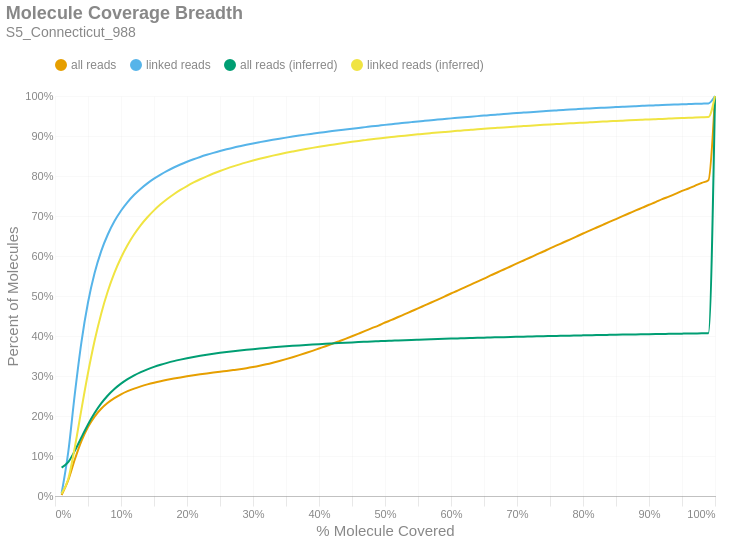

The notebook cell saved with this chart:
### Markdown cell above
### Molecule Read Coverage
This chart shows molecule coverage breadth as computed by the number of bases aligned to that molecule. In other words, "*how much of each unique long molecule is actually sequenced/aligned?*" Keep in mind there is a distinction between sequences and alignments, since some sequences belonging to a particular molecule may not align well and wouldn't appear in the alignment data. This chart also shows molecule coverage breadth as computed by the *inferred fragment* from which the aligned sequences originate. Unlike read coverage, this calculation takes into account the total insert size, including unsequenced gaps between the forward and reverse reads. Like the previous figures, these are cumulative percents.

### Code cell
if SKIPLR:
    print_html(f"Skipped")
else:
    binned_df = consolidated_hist(valids['coverage_bp'], mask, 0.01, True)
    binned_df_inf = consolidated_hist(valids['coverage_inserts'], mask, 0.01, True)
    binned_df = binned_df.with_columns(pl.lit(binned_df_inf['all reads (cumsum)']).alias('all reads (inferred)'))
    binned_df = binned_df.with_columns(pl.lit(binned_df_inf['linked reads (cumsum)']).alias('linked reads (inferred)'))
    binned_df = binned_df.with_columns(
        (pl.col('bin').cast(pl.Float64) + 0.01).alias('right_edge')
    )

    with SafeRender(binned_df):
        (
            density_plot(binned_df, 'Molecule Coverage Breadth', samplename, 'molcov', ['all reads (inferred)','linked reads (inferred)'])
            .encode(
                #x=alt.X('bin:Q', title="% Molecule Covered").axis(format = '%').scale(padding=0),
                x=alt.X('right_edge:Q', title="% Molecule Covered").axis(format='%').scale(padding=0),
                y=alt.Y('value:Q', title='Percent of Molecules')
                    .axis(format='%')
                    .stack(False)
                    .scale(domainMin=0, padding=0),
                color=alt.Color("key:N").scale(domain = ["all reads", "linked reads", "all reads (inferred)", "linked reads (inferred)"]),
                tooltip = [
                    alt.Tooltip("key:N", title = "Data Type"),
                    alt.Tooltip("range_label:N", title="% Molecule Covered"),
                    alt.Tooltip("value:Q", format = ".2%", title="% Molecules")
                ]
            )
        ).display()

### Figure 1 — Vega-Lite specification as saved in the notebook (floating-point values rounded to 4 significant figures)
{"width": "container", "height": 400, "config": {"title": {"anchor": "start", "dy": -15, "fontSize": 18, "color": "#888888", "subtitleColor": "#888888", "subtitleFontSize": 14}, "arc": {"fill": "#0072B2"}, "axis": {"domainColor": "#888888", "domainWidth": 0.5, "gridWidth": 0.2, "grid": false, "titleFontWeight": 400, "titleFontSize": 15, "labelFontSize": 11, "labelColor": "#888888", "tickColor": "#888888", "tickWidth": 0.2, "titleColor": "#888888"}, "axisBand": {"grid": false}, "axisX": {"grid": true, "tickSize": 10, "domainCap": "round"}, "axisY": {"domain": false, "grid": true, "tickSize": 0, "domainCap": "round"}, "background": "transparent", "header": {"labelFontSize": 15, "labelColor": "#888888", "titleFontSize": 15, "titleFontWeight": 600, "titleColor": "#888888"}, "legend": {"labelFont": "sans-serif", "labelFontSize": 12, "labelColor": "#888888", "symbolSize": 100, "symbolType": "circle", "titleFontSize": 12, "titlePadding": 10, "titleColor": "#888888", "title": null, "orient": "top"}, "range": {"category": ["#E69F00", "#56B4E9", "#009E73", "#F0E442", "#0072B2", "#D55E00", "#CC79A7", "#000000"], "diverging": ["#cfe8f3", "#a2d4ec", "#73bfe2", "#46abdb", "#1696d2", "#12719e"]}, "area": {"fill": "#0072B2", "fillOpacity": 0.7, "line": true, "strokeOpacity": 0.7}, "line": {"color": "#0072B2", "stroke": "#0072B2", "strokeWidth": 2}, "trail": {"color": "#0072B2", "stroke": "#0072B2", "strokeWidth": 0, "size": 1}, "point": {"filled": true, "fillOpacity": 1.0, "size": 95}, "text": {"color": "#888888", "fontSize": 11, "align": "right", "fontWeight": 400, "size": 11}, "bar": {"fill": "#0072B2", "stroke": null}, "view": {"stroke": null, "continuousWidth": 660, "continuousHeight": 400}}, "data": {"name": "data-e4c8af8eb1f2eb2e558f8b355f6fa238"}, "mark": {"type": "line", "interpolate": "monotone", "point": {"opacity": 0, "size": 275}}, "encoding": {"color": {"field": "key", "scale": {"domain": ["all reads", "linked reads", "all reads (inferred)", "linked reads (inferred)"]}, "type": "nominal"}, "tooltip": [{"field": "key", "title": "Data Type", "type": "nominal"}, {"field": "range_label", "title": "% Molecule Covered", "type": "nominal"}, {"field": "value", "format": ".2%", "title": "% Molecules", "type": "quantitative"}], "x": {"axis": {"format": "%"}, "field": "right_edge", "scale": {"padding": 0}, "title": "% Molecule Covered", "type": "quantitative"}, "y": {"axis": {"format": "%"}, "field": "value", "scale": {"domainMin": 0, "padding": 0}, "stack": false, "title": "Percent of Molecules", "type": "quantitative"}}, "params": [{"name": "param_c36ac31b6afebe62", "select": {"type": "point", "fields": ["key"]}, "bind": "legend"}], "title": {"text": "Molecule Coverage Breadth", "subtitle": "S5_Connecticut_988"}, "transform": [{"fold": ["all reads (cumsum)", "linked reads (cumsum)", "all reads (inferred)", "linked reads (inferred)"]}, {"calculate": "replace(datum.key, ' (cumsum)', '')", "as": "key"}, {"filter": {"param": "param_c36ac31b6afebe62"}}], "usermeta": {"embedOptions": {"downloadFileName": "S5_Connecticut_988.molcov"}}, "$schema": "https://vega.github.io/schema/vega-lite/v6.1.0.json", "datasets": {"data-e4c8af8eb1f2eb2e558f8b355f6fa238": [{"bin": "0.0", "interval": "0.0-0.01", "all reads": 0.002618, "linked reads": 0.006477, "all reads (cumsum)": 0.002618, "linked reads (cumsum)": 0.006477, "range_label": "0.0-0.01", "all reads (inferred)": 0.07116, "linked reads (inferred)": 0.005944, "right_edge": 0.01}, {"bin": "0.01", "interval": "0.01-0.02", "all reads": 0.03683, "linked reads": 0.1024, "all reads (cumsum)": 0.03945, "linked reads (cumsum)": 0.1088, "range_label": "0.01-0.02", "all reads (inferred)": 0.08453, "linked reads (inferred)": 0.04184, "right_edge": 0.02}, {"bin": "0.02", "interval": "0.02-0.03", "all reads": 0.05184, "linked reads": 0.1459, "all reads (cumsum)": 0.09129, "linked reads (cumsum)": 0.2547, "range_label": "0.02-0.03", "all reads (inferred)": 0.113, "linked reads (inferred)": 0.1214, "right_edge": 0.03}, {"bin": "0.03", "interval": "0.03-0.04", "all reads": 0.04592, "linked reads": 0.1295, "all reads (cumsum)": 0.1372, "linked reads (cumsum)": 0.3842, "range_label": "0.03-0.04", "all reads (inferred)": 0.1466, "linked reads (inferred)": 0.216, "right_edge": 0.04}, {"bin": "0.04", "interval": "0.04-0.05", "all reads": 0.03526, "linked reads": 0.09942, "all reads (cumsum)": 0.1725, "linked reads (cumsum)": 0.4836, "range_label": "0.04-0.05", "all reads (inferred)": 0.179, "linked reads (inferred)": 0.3075, "right_edge": 0.05}, {"bin": "0.05", "interval": "0.05-0.06", "all reads": 0.02618, "linked reads": 0.07367, "all reads (cumsum)": 0.1986, "linked reads (cumsum)": 0.5573, "range_label": "0.05-0.06", "all reads (inferred)": 0.2074, "linked reads (inferred)": 0.3881, "right_edge": 0.06}, {"bin": "0.06", "interval": "0.06-0.07", "all reads": 0.0195, "linked reads": 0.05481, "all reads (cumsum)": 0.2181, "linked reads (cumsum)": 0.6121, "range_label": "0.06-0.07", "all reads (inferred)": 0.2314, "linked reads (inferred)": 0.4559, "right_edge": 0.07}, {"bin": "0.07", "interval": "0.07-0.08", "all reads": 0.01487, "linked reads": 0.04172, "all reads (cumsum)": 0.233, "linked reads (cumsum)": 0.6538, "range_label": "0.07-0.08", "all reads (inferred)": 0.2512, "linked reads (inferred)": 0.5119, "right_edge": 0.08}, {"bin": "0.08", "interval": "0.08-0.09", "all reads": 0.01173, "linked reads": 0.03283, "all reads (cumsum)": 0.2447, "linked reads (cumsum)": 0.6867, "range_label": "0.08-0.09", "all reads (inferred)": 0.2674, "linked reads (inferred)": 0.5578, "right_edge": 0.09}, {"bin": "0.09", "interval": "0.09-0.1", "all reads": 0.009448, "linked reads": 0.02635, "all reads (cumsum)": 0.2542, "linked reads (cumsum)": 0.713, "range_label": "0.09-0.1", "all reads (inferred)": 0.2808, "linked reads (inferred)": 0.5957, "right_edge": 0.1}, {"bin": "0.1", "interval": "0.1-0.11", "all reads": 0.007794, "linked reads": 0.02167, "all reads (cumsum)": 0.262, "linked reads (cumsum)": 0.7347, "range_label": "0.1-0.11", "all reads (inferred)": 0.2921, "linked reads (inferred)": 0.6275, "right_edge": 0.11}, {"bin": "0.11", "interval": "0.11-0.12", "all reads": 0.006591, "linked reads": 0.01827, "all reads (cumsum)": 0.2686, "linked reads (cumsum)": 0.7529, "range_label": "0.11-0.12", "all reads (inferred)": 0.3016, "linked reads (inferred)": 0.6543, "right_edge": 0.12}, {"bin": "0.12", "interval": "0.12-0.13", "all reads": 0.005581, "linked reads": 0.01543, "all reads (cumsum)": 0.2742, "linked reads (cumsum)": 0.7684, "range_label": "0.12-0.13", "all reads (inferred)": 0.3097, "linked reads (inferred)": 0.6773, "right_edge": 0.13}, {"bin": "0.13", "interval": "0.13-0.14", "all reads": 0.004825, "linked reads": 0.01329, "all reads (cumsum)": 0.279, "linked reads (cumsum)": 0.7817, "range_label": "0.13-0.14", "all reads (inferred)": 0.3167, "linked reads (inferred)": 0.6969, "right_edge": 0.14}, {"bin": "0.14", "interval": "0.14-0.15", "all reads": 0.004274, "linked reads": 0.01171, "all reads (cumsum)": 0.2833, "linked reads (cumsum)": 0.7934, "range_label": "0.14-0.15", "all reads (inferred)": 0.3228, "linked reads (inferred)": 0.7141, "right_edge": 0.15}, {"bin": "0.15", "interval": "0.15-0.16", "all reads": 0.00379, "linked reads": 0.0103, "all reads (cumsum)": 0.287, "linked reads (cumsum)": 0.8037, "range_label": "0.15-0.16", "all reads (inferred)": 0.3281, "linked reads (inferred)": 0.7291, "right_edge": 0.16}, {"bin": "0.16", "interval": "0.16-0.17", "all reads": 0.003423, "linked reads": 0.009217, "all reads (cumsum)": 0.2905, "linked reads (cumsum)": 0.8129, "range_label": "0.16-0.17", "all reads (inferred)": 0.3329, "linked reads (inferred)": 0.7425, "right_edge": 0.17}, {"bin": "0.17", "interval": "0.17-0.18", "all reads": 0.00314, "linked reads": 0.008317, "all reads (cumsum)": 0.2936, "linked reads (cumsum)": 0.8212, "range_label": "0.17-0.18", "all reads (inferred)": 0.3371, "linked reads (inferred)": 0.7544, "right_edge": 0.18}, {"bin": "0.18", "interval": "0.18-0.19", "all reads": 0.002905, "linked reads": 0.007564, "all reads (cumsum)": 0.2965, "linked reads (cumsum)": 0.8288, "range_label": "0.18-0.19", "all reads (inferred)": 0.3409, "linked reads (inferred)": 0.7651, "right_edge": 0.19}, {"bin": "0.19", "interval": "0.19-0.2", "all reads": 0.002681, "linked reads": 0.006827, "all reads (cumsum)": 0.2992, "linked reads (cumsum)": 0.8356, "range_label": "0.19-0.2", "all reads (inferred)": 0.3444, "linked reads (inferred)": 0.7749, "right_edge": 0.2}, {"bin": "0.2", "interval": "0.2-0.21", "all reads": 0.002509, "linked reads": 0.006261, "all reads (cumsum)": 0.3017, "linked reads (cumsum)": 0.8419, "range_label": "0.2-0.21", "all reads (inferred)": 0.3476, "linked reads (inferred)": 0.7838, "right_edge": 0.21}, {"bin": "0.21", "interval": "0.21-0.22", "all reads": 0.002391, "linked reads": 0.00579, "all reads (cumsum)": 0.3041, "linked reads (cumsum)": 0.8476, "range_label": "0.21-0.22", "all reads (inferred)": 0.3505, "linked reads (inferred)": 0.7918, "right_edge": 0.22}, {"bin": "0.22", "interval": "0.22-0.23", "all reads": 0.002263, "linked reads": 0.0053, "all reads (cumsum)": 0.3064, "linked reads (cumsum)": 0.8529, "range_label": "0.22-0.23", "all reads (inferred)": 0.3531, "linked reads (inferred)": 0.7993, "right_edge": 0.23}, {"bin": "0.23", "interval": "0.23-0.24", "all reads": 0.002174, "linked reads": 0.004921, "all reads (cumsum)": 0.3085, "linked reads (cumsum)": 0.8579, "range_label": "0.23-0.24", "all reads (inferred)": 0.3556, "linked reads (inferred)": 0.8062, "right_edge": 0.24}, {"bin": "0.24", "interval": "0.24-0.25", "all reads": 0.002119, "linked reads": 0.004585, "all reads (cumsum)": 0.3106, "linked reads (cumsum)": 0.8625, "range_label": "0.24-0.25", "all reads (inferred)": 0.3579, "linked reads (inferred)": 0.8126, "right_edge": 0.25}, {"bin": "0.25", "interval": "0.25-0.26", "all reads": 0.002036, "linked reads": 0.004263, "all reads (cumsum)": 0.3127, "linked reads (cumsum)": 0.8667, "range_label": "0.25-0.26", "all reads (inferred)": 0.36, "linked reads (inferred)": 0.8185, "right_edge": 0.26}, {"bin": "0.26", "interval": "0.26-0.27", "all reads": 0.002081, "linked reads": 0.00406, "all reads (cumsum)": 0.3148, "linked reads (cumsum)": 0.8708, "range_label": "0.26-0.27", "all reads (inferred)": 0.3619, "linked reads (inferred)": 0.824, "right_edge": 0.27}, {"bin": "0.27", "interval": "0.27-0.28", "all reads": 0.002171, "linked reads": 0.003714, "all reads (cumsum)": 0.3169, "linked reads (cumsum)": 0.8745, "range_label": "0.27-0.28", "all reads (inferred)": 0.3638, "linked reads (inferred)": 0.8292, "right_edge": 0.28}, {"bin": "0.28", "interval": "0.28-0.29", "all reads": 0.002484, "linked reads": 0.003556, "all reads (cumsum)": 0.3194, "linked reads (cumsum)": 0.878, "range_label": "0.28-0.29", "all reads (inferred)": 0.3655, "linked reads (inferred)": 0.834, "right_edge": 0.29}, {"bin": "0.29", "interval": "0.29-0.3", "all reads": 0.002903, "linked reads": 0.003354, "all reads (cumsum)": 0.3223, "linked reads (cumsum)": 0.8814, "range_label": "0.29-0.3", "all reads (inferred)": 0.3672, "linked reads (inferred)": 0.8386, "right_edge": 0.3}, {"bin": "0.3", "interval": "0.3-0.31", "all reads": 0.003299, "linked reads": 0.003172, "all reads (cumsum)": 0.3256, "linked reads (cumsum)": 0.8846, "range_label": "0.3-0.31", "all reads (inferred)": 0.3687, "linked reads (inferred)": 0.8429, "right_edge": 0.31}, {"bin": "0.31", "interval": "0.31-0.32", "all reads": 0.003705, "linked reads": 0.003087, "all reads (cumsum)": 0.3293, "linked reads (cumsum)": 0.8877, "range_label": "0.31-0.32", "all reads (inferred)": 0.3702, "linked reads (inferred)": 0.847, "right_edge": 0.32}, {"bin": "0.32", "interval": "0.32-0.33", "all reads": 0.004032, "linked reads": 0.002909, "all reads (cumsum)": 0.3334, "linked reads (cumsum)": 0.8906, "range_label": "0.32-0.33", "all reads (inferred)": 0.3716, "linked reads (inferred)": 0.8509, "right_edge": 0.33}, {"bin": "0.33", "interval": "0.33-0.34", "all reads": 0.004268, "linked reads": 0.002714, "all reads (cumsum)": 0.3376, "linked reads (cumsum)": 0.8933, "range_label": "0.33-0.34", "all reads (inferred)": 0.3729, "linked reads (inferred)": 0.8545, "right_edge": 0.34}, {"bin": "0.34", "interval": "0.34-0.35", "all reads": 0.004563, "linked reads": 0.00267, "all reads (cumsum)": 0.3422, "linked reads (cumsum)": 0.896, "range_label": "0.34-0.35", "all reads (inferred)": 0.3741, "linked reads (inferred)": 0.858, "right_edge": 0.35}, {"bin": "0.35", "interval": "0.35-0.36", "all reads": 0.00484, "linked reads": 0.002583, "all reads (cumsum)": 0.347, "linked reads (cumsum)": 0.8985, "range_label": "0.35-0.36", "all reads (inferred)": 0.3753, "linked reads (inferred)": 0.8613, "right_edge": 0.36}, {"bin": "0.36", "interval": "0.36-0.37", "all reads": 0.005057, "linked reads": 0.002497, "all reads (cumsum)": 0.3521, "linked reads (cumsum)": 0.901, "range_label": "0.36-0.37", "all reads (inferred)": 0.3765, "linked reads (inferred)": 0.8645, "right_edge": 0.37}, {"bin": "0.37", "interval": "0.37-0.38", "all reads": 0.005329, "linked reads": 0.002403, "all reads (cumsum)": 0.3574, "linked reads (cumsum)": 0.9034, "range_label": "0.37-0.38", "all reads (inferred)": 0.3775, "linked reads (inferred)": 0.8675, "right_edge": 0.38}, {"bin": "0.38", "interval": "0.38-0.39", "all reads": 0.005508, "linked reads": 0.002281, "all reads (cumsum)": 0.3629, "linked reads (cumsum)": 0.9057, "range_label": "0.38-0.39", "all reads (inferred)": 0.3786, "linked reads (inferred)": 0.8703, "right_edge": 0.39}, {"bin": "0.39", "interval": "0.39-0.4", "all reads": 0.005789, "linked reads": 0.002253, "all reads (cumsum)": 0.3687, "linked reads (cumsum)": 0.908, "range_label": "0.39-0.4", "all reads (inferred)": 0.3796, "linked reads (inferred)": 0.8731, "right_edge": 0.4}, {"bin": "0.4", "interval": "0.4-0.41", "all reads": 0.005744, "linked reads": 0.002155, "all reads (cumsum)": 0.3745, "linked reads (cumsum)": 0.9101, "range_label": "0.4-0.41", "all reads (inferred)": 0.3805, "linked reads (inferred)": 0.8758, "right_edge": 0.41}, {"bin": "0.41", "interval": "0.41-0.42", "all reads": 0.006006, "linked reads": 0.002137, "all reads (cumsum)": 0.3805, "linked reads (cumsum)": 0.9123, "range_label": "0.41-0.42", "all reads (inferred)": 0.3814, "linked reads (inferred)": 0.8783, "right_edge": 0.42}, {"bin": "0.42", "interval": "0.42-0.43", "all reads": 0.006213, "linked reads": 0.002062, "all reads (cumsum)": 0.3867, "linked reads (cumsum)": 0.9143, "range_label": "0.42-0.43", "all reads (inferred)": 0.3823, "linked reads (inferred)": 0.8807, "right_edge": 0.43}, {"bin": "0.43", "interval": "0.43-0.44", "all reads": 0.006281, "linked reads": 0.002012, "all reads (cumsum)": 0.393, "linked reads (cumsum)": 0.9163, "range_label": "0.43-0.44", "all reads (inferred)": 0.3832, "linked reads (inferred)": 0.8831, "right_edge": 0.44}, {"bin": "0.44", "interval": "0.44-0.45", "all reads": 0.006473, "linked reads": 0.002011, "all reads (cumsum)": 0.3994, "linked reads (cumsum)": 0.9183, "range_label": "0.44-0.45", "all reads (inferred)": 0.384, "linked reads (inferred)": 0.8854, "right_edge": 0.45}, {"bin": "0.45", "interval": "0.45-0.46", "all reads": 0.006573, "linked reads": 0.001937, "all reads (cumsum)": 0.406, "linked reads (cumsum)": 0.9203, "range_label": "0.45-0.46", "all reads (inferred)": 0.3848, "linked reads (inferred)": 0.8876, "right_edge": 0.46}, {"bin": "0.46", "interval": "0.46-0.47", "all reads": 0.006651, "linked reads": 0.001894, "all reads (cumsum)": 0.4127, "linked reads (cumsum)": 0.9222, "range_label": "0.46-0.47", "all reads (inferred)": 0.3856, "linked reads (inferred)": 0.8897, "right_edge": 0.47}, {"bin": "0.47", "interval": "0.47-0.48", "all reads": 0.006874, "linked reads": 0.001918, "all reads (cumsum)": 0.4195, "linked reads (cumsum)": 0.9241, "range_label": "0.47-0.48", "all reads (inferred)": 0.3863, "linked reads (inferred)": 0.8918, "right_edge": 0.48}, {"bin": "0.48", "interval": "0.48-0.49", "all reads": 0.0066, "linked reads": 0.001828, "all reads (cumsum)": 0.4261, "linked reads (cumsum)": 0.9259, "range_label": "0.48-0.49", "all reads (inferred)": 0.387, "linked reads (inferred)": 0.8937, "right_edge": 0.49}, {"bin": "0.49", "interval": "0.49-0.5", "all reads": 0.007558, "linked reads": 0.001886, "all reads (cumsum)": 0.4337, "linked reads (cumsum)": 0.9278, "range_label": "0.49-0.5", "all reads (inferred)": 0.3877, "linked reads (inferred)": 0.8956, "right_edge": 0.5}, {"bin": "0.5", "interval": "0.5-0.51", "all reads": 0.006433, "linked reads": 0.00165, "all reads (cumsum)": 0.4401, "linked reads (cumsum)": 0.9295, "range_label": "0.5-0.51", "all reads (inferred)": 0.3884, "linked reads (inferred)": 0.8974, "right_edge": 0.51}, {"bin": "0.51", "interval": "0.51-0.52", "all reads": 0.007355, "linked reads": 0.001804, "all reads (cumsum)": 0.4475, "linked reads (cumsum)": 0.9313, "range_label": "0.51-0.52", "all reads (inferred)": 0.389, "linked reads (inferred)": 0.8992, "right_edge": 0.52}, {"bin": "0.52", "interval": "0.52-0.53", "all reads": 0.007044, "linked reads": 0.001681, "all reads (cumsum)": 0.4545, "linked reads (cumsum)": 0.9329, "range_label": "0.52-0.53", "all reads (inferred)": 0.3896, "linked reads (inferred)": 0.9009, "right_edge": 0.53}, {"bin": "0.53", "interval": "0.53-0.54", "all reads": 0.007302, "linked reads": 0.001735, "all reads (cumsum)": 0.4618, "linked reads (cumsum)": 0.9347, "range_label": "0.53-0.54", "all reads (inferred)": 0.3902, "linked reads (inferred)": 0.9025, "right_edge": 0.54}, {"bin": "0.54", "interval": "0.54-0.55", "all reads": 0.007158, "linked reads": 0.001696, "all reads (cumsum)": 0.469, "linked reads (cumsum)": 0.9364, "range_label": "0.54-0.55", "all reads (inferred)": 0.3908, "linked reads (inferred)": 0.9041, "right_edge": 0.55}, {"bin": "0.55", "interval": "0.55-0.56", "all reads": 0.00744, "linked reads": 0.001582, "all reads (cumsum)": 0.4764, "linked reads (cumsum)": 0.938, "range_label": "0.55-0.56", "all reads (inferred)": 0.3914, "linked reads (inferred)": 0.9057, "right_edge": 0.56}, {"bin": "0.56", "interval": "0.56-0.57", "all reads": 0.007419, "linked reads": 0.001547, "all reads (cumsum)": 0.4838, "linked reads (cumsum)": 0.9395, "range_label": "0.56-0.57", "all reads (inferred)": 0.3919, "linked reads (inferred)": 0.9072, "right_edge": 0.57}, {"bin": "0.57", "interval": "0.57-0.58", "all reads": 0.007268, "linked reads": 0.001559, "all reads (cumsum)": 0.4911, "linked reads (cumsum)": 0.9411, "range_label": "0.57-0.58", "all reads (inferred)": 0.3925, "linked reads (inferred)": 0.9087, "right_edge": 0.58}, {"bin": "0.58", "interval": "0.58-0.59", "all reads": 0.007462, "linked reads": 0.001497, "all reads (cumsum)": 0.4986, "linked reads (cumsum)": 0.9426, "range_label": "0.58-0.59", "all reads (inferred)": 0.393, "linked reads (inferred)": 0.9101, "right_edge": 0.59}, {"bin": "0.59", "interval": "0.59-0.6", "all reads": 0.007609, "linked reads": 0.001503, "all reads (cumsum)": 0.5062, "linked reads (cumsum)": 0.9441, "range_label": "0.59-0.6", "all reads (inferred)": 0.3935, "linked reads (inferred)": 0.9115, "right_edge": 0.6}, {"bin": "0.6", "interval": "0.6-0.61", "all reads": 0.007218, "linked reads": 0.001402, "all reads (cumsum)": 0.5134, "linked reads (cumsum)": 0.9455, "range_label": "0.6-0.61", "all reads (inferred)": 0.394, "linked reads (inferred)": 0.9128, "right_edge": 0.61}, {"bin": "0.61", "interval": "0.61-0.62", "all reads": 0.007665, "linked reads": 0.001461, "all reads (cumsum)": 0.5211, "linked reads (cumsum)": 0.9469, "range_label": "0.61-0.62", "all reads (inferred)": 0.3945, "linked reads (inferred)": 0.9142, "right_edge": 0.62}, {"bin": "0.62", "interval": "0.62-0.63", "all reads": 0.007476, "linked reads": 0.0014, "all reads (cumsum)": 0.5285, "linked reads (cumsum)": 0.9483, "range_label": "0.62-0.63", "all reads (inferred)": 0.3949, "linked reads (inferred)": 0.9155, "right_edge": 0.63}, {"bin": "0.63", "interval": "0.63-0.64", "all reads": 0.007554, "linked reads": 0.001354, "all reads (cumsum)": 0.5361, "linked reads (cumsum)": 0.9497, "range_label": "0.63-0.64", "all reads (inferred)": 0.3954, "linked reads (inferred)": 0.9167, "right_edge": 0.64}, {"bin": "0.64", "interval": "0.64-0.65", "all reads": 0.007442, "linked reads": 0.00133, "all reads (cumsum)": 0.5435, "linked reads (cumsum)": 0.951, "range_label": "0.64-0.65", "all reads (inferred)": 0.3959, "linked reads (inferred)": 0.9179, "right_edge": 0.65}, {"bin": "0.65", "interval": "0.65-0.66", "all reads": 0.007825, "linked reads": 0.001349, "all reads (cumsum)": 0.5514, "linked reads (cumsum)": 0.9524, "range_label": "0.65-0.66", "all reads (inferred)": 0.3963, "linked reads (inferred)": 0.9192, "right_edge": 0.66}, {"bin": "0.66", "interval": "0.66-0.67", "all reads": 0.007395, "linked reads": 0.001273, "all reads (cumsum)": 0.5588, "linked reads (cumsum)": 0.9536, "range_label": "0.66-0.67", "all reads (inferred)": 0.3967, "linked reads (inferred)": 0.9203, "right_edge": 0.67}, {"bin": "0.67", "interval": "0.67-0.68", "all reads": 0.007555, "linked reads": 0.001258, "all reads (cumsum)": 0.5663, "linked reads (cumsum)": 0.9549, "range_label": "0.67-0.68", "all reads (inferred)": 0.3972, "linked reads (inferred)": 0.9215, "right_edge": 0.68}, {"bin": "0.68", "interval": "0.68-0.69", "all reads": 0.007417, "linked reads": 0.001199, "all reads (cumsum)": 0.5737, "linked reads (cumsum)": 0.9561, "range_label": "0.68-0.69", "all reads (inferred)": 0.3976, "linked reads (inferred)": 0.9226, "right_edge": 0.69}, {"bin": "0.69", "interval": "0.69-0.7", "all reads": 0.007672, "linked reads": 0.001222, "all reads (cumsum)": 0.5814, "linked reads (cumsum)": 0.9573, "range_label": "0.69-0.7", "all reads (inferred)": 0.398, "linked reads (inferred)": 0.9237, "right_edge": 0.7}, {"bin": "0.7", "interval": "0.7-0.71", "all reads": 0.007444, "linked reads": 0.001149, "all reads (cumsum)": 0.5888, "linked reads (cumsum)": 0.9585, "range_label": "0.7-0.71", "all reads (inferred)": 0.3984, "linked reads (inferred)": 0.9248, "right_edge": 0.71}, {"bin": "0.71", "interval": "0.71-0.72", "all reads": 0.007437, "linked reads": 0.001145, "all reads (cumsum)": 0.5963, "linked reads (cumsum)": 0.9596, "range_label": "0.71-0.72", "all reads (inferred)": 0.3988, "linked reads (inferred)": 0.9258, "right_edge": 0.72}, {"bin": "0.72", "interval": "0.72-0.73", "all reads": 0.007578, "linked reads": 0.001115, "all reads (cumsum)": 0.6039, "linked reads (cumsum)": 0.9607, "range_label": "0.72-0.73", "all reads (inferred)": 0.3991, "linked reads (inferred)": 0.9268, "right_edge": 0.73}, {"bin": "0.73", "interval": "0.73-0.74", "all reads": 0.007387, "linked reads": 0.0011, "all reads (cumsum)": 0.6112, "linked reads (cumsum)": 0.9618, "range_label": "0.73-0.74", "all reads (inferred)": 0.3995, "linked reads (inferred)": 0.9278, "right_edge": 0.74}, {"bin": "0.74", "interval": "0.74-0.75", "all reads": 0.007843, "linked reads": 0.001133, "all reads (cumsum)": 0.6191, "linked reads (cumsum)": 0.963, "range_label": "0.74-0.75", "all reads (inferred)": 0.3999, "linked reads (inferred)": 0.9288, "right_edge": 0.75}, {"bin": "0.75", "interval": "0.75-0.76", "all reads": 0.007271, "linked reads": 0.00103, "all reads (cumsum)": 0.6264, "linked reads (cumsum)": 0.964, "range_label": "0.75-0.76", "all reads (inferred)": 0.4002, "linked reads (inferred)": 0.9297, "right_edge": 0.76}, {"bin": "0.76", "interval": "0.76-0.77", "all reads": 0.007419, "linked reads": 0.001028, "all reads (cumsum)": 0.6338, "linked reads (cumsum)": 0.965, "range_label": "0.76-0.77", "all reads (inferred)": 0.4006, "linked reads (inferred)": 0.9307, "right_edge": 0.77}, {"bin": "0.77", "interval": "0.77-0.78", "all reads": 0.007351, "linked reads": 0.001038, "all reads (cumsum)": 0.6411, "linked reads (cumsum)": 0.966, "range_label": "0.77-0.78", "all reads (inferred)": 0.4009, "linked reads (inferred)": 0.9316, "right_edge": 0.78}, {"bin": "0.78", "interval": "0.78-0.79", "all reads": 0.00741, "linked reads": 0.0009886, "all reads (cumsum)": 0.6485, "linked reads (cumsum)": 0.967, "range_label": "0.78-0.79", "all reads (inferred)": 0.4013, "linked reads (inferred)": 0.9325, "right_edge": 0.79}, {"bin": "0.79", "interval": "0.79-0.8", "all reads": 0.007707, "linked reads": 0.0009583, "all reads (cumsum)": 0.6562, "linked reads (cumsum)": 0.968, "range_label": "0.79-0.8", "all reads (inferred)": 0.4016, "linked reads (inferred)": 0.9334, "right_edge": 0.8}, {"bin": "0.8", "interval": "0.8-0.81", "all reads": 0.007027, "linked reads": 0.0008666, "all reads (cumsum)": 0.6633, "linked reads (cumsum)": 0.9689, "range_label": "0.8-0.81", "all reads (inferred)": 0.4019, "linked reads (inferred)": 0.9342, "right_edge": 0.81}, {"bin": "0.81", "interval": "0.81-0.82", "all reads": 0.007315, "linked reads": 0.000935, "all reads (cumsum)": 0.6706, "linked reads (cumsum)": 0.9698, "range_label": "0.81-0.82", "all reads (inferred)": 0.4022, "linked reads (inferred)": 0.9351, "right_edge": 0.82}, {"bin": "0.82", "interval": "0.82-0.83", "all reads": 0.007331, "linked reads": 0.0008498, "all reads (cumsum)": 0.6779, "linked reads (cumsum)": 0.9706, "range_label": "0.82-0.83", "all reads (inferred)": 0.4026, "linked reads (inferred)": 0.936, "right_edge": 0.83}, {"bin": "0.83", "interval": "0.83-0.84", "all reads": 0.007293, "linked reads": 0.0008398, "all reads (cumsum)": 0.6852, "linked reads (cumsum)": 0.9715, "range_label": "0.83-0.84", "all reads (inferred)": 0.4029, "linked reads (inferred)": 0.9368, "right_edge": 0.84}, {"bin": "0.84", "interval": "0.84-0.85", "all reads": 0.007164, "linked reads": 0.0007996, "all reads (cumsum)": 0.6924, "linked reads (cumsum)": 0.9723, "range_label": "0.84-0.85", "all reads (inferred)": 0.4032, "linked reads (inferred)": 0.9376, "right_edge": 0.85}, {"bin": "0.85", "interval": "0.85-0.86", "all reads": 0.007254, "linked reads": 0.0008072, "all reads (cumsum)": 0.6996, "linked reads (cumsum)": 0.9731, "range_label": "0.85-0.86", "all reads (inferred)": 0.4035, "linked reads (inferred)": 0.9384, "right_edge": 0.86}, {"bin": "0.86", "interval": "0.86-0.87", "all reads": 0.007159, "linked reads": 0.0008007, "all reads (cumsum)": 0.7068, "linked reads (cumsum)": 0.9739, "range_label": "0.86-0.87", "all reads (inferred)": 0.4038, "linked reads (inferred)": 0.9392, "right_edge": 0.87}, {"bin": "0.87", "interval": "0.87-0.88", "all reads": 0.007159, "linked reads": 0.0007347, "all reads (cumsum)": 0.7139, "linked reads (cumsum)": 0.9746, "range_label": "0.87-0.88", "all reads (inferred)": 0.4041, "linked reads (inferred)": 0.94, "right_edge": 0.88}, {"bin": "0.88", "interval": "0.88-0.89", "all reads": 0.00697, "linked reads": 0.0007134, "all reads (cumsum)": 0.7209, "linked reads (cumsum)": 0.9753, "range_label": "0.88-0.89", "all reads (inferred)": 0.4043, "linked reads (inferred)": 0.9407, "right_edge": 0.89}, {"bin": "0.89", "interval": "0.89-0.9", "all reads": 0.007112, "linked reads": 0.000698, "all reads (cumsum)": 0.728, "linked reads (cumsum)": 0.976, "range_label": "0.89-0.9", "all reads (inferred)": 0.4046, "linked reads (inferred)": 0.9414, "right_edge": 0.9}, {"bin": "0.9", "interval": "0.9-0.91", "all reads": 0.006597, "linked reads": 0.0006784, "all reads (cumsum)": 0.7346, "linked reads (cumsum)": 0.9767, "range_label": "0.9-0.91", "all reads (inferred)": 0.4049, "linked reads (inferred)": 0.9421, "right_edge": 0.91}, {"bin": "0.91", "interval": "0.91-0.92", "all reads": 0.007559, "linked reads": 0.0006969, "all reads (cumsum)": 0.7422, "linked reads (cumsum)": 0.9774, "range_label": "0.91-0.92", "all reads (inferred)": 0.4051, "linked reads (inferred)": 0.9428, "right_edge": 0.92}, {"bin": "0.92", "interval": "0.92-0.93", "all reads": 0.006327, "linked reads": 0.0006382, "all reads (cumsum)": 0.7485, "linked reads (cumsum)": 0.9781, "range_label": "0.92-0.93", "all reads (inferred)": 0.4054, "linked reads (inferred)": 0.9435, "right_edge": 0.93}, {"bin": "0.93", "interval": "0.93-0.94", "all reads": 0.006927, "linked reads": 0.0006059, "all reads (cumsum)": 0.7554, "linked reads (cumsum)": 0.9787, "range_label": "0.93-0.94", "all reads (inferred)": 0.4057, "linked reads (inferred)": 0.9441, "right_edge": 0.94}, {"bin": "0.94", "interval": "0.94-0.95", "all reads": 0.007423, "linked reads": 0.0005973, "all reads (cumsum)": 0.7629, "linked reads (cumsum)": 0.9793, "range_label": "0.94-0.95", "all reads (inferred)": 0.4059, "linked reads (inferred)": 0.9448, "right_edge": 0.95}, {"bin": "0.95", "interval": "0.95-0.96", "all reads": 0.006022, "linked reads": 0.0005561, "all reads (cumsum)": 0.7689, "linked reads (cumsum)": 0.9798, "range_label": "0.95-0.96", "all reads (inferred)": 0.4062, "linked reads (inferred)": 0.9455, "right_edge": 0.96}, {"bin": "0.96", "interval": "0.96-0.97", "all reads": 0.006992, "linked reads": 0.0005829, "all reads (cumsum)": 0.7759, "linked reads (cumsum)": 0.9804, "range_label": "0.96-0.97", "all reads (inferred)": 0.4064, "linked reads (inferred)": 0.9461, "right_edge": 0.97}, {"bin": "0.97", "interval": "0.97-0.98", "all reads": 0.00701, "linked reads": 0.0005197, "all reads (cumsum)": 0.7829, "linked reads (cumsum)": 0.9809, "range_label": "0.97-0.98", "all reads (inferred)": 0.4067, "linked reads (inferred)": 0.9468, "right_edge": 0.98}, {"bin": "0.98", "interval": "0.98-0.99", "all reads": 0.006407, "linked reads": 0.0005544, "all reads (cumsum)": 0.7893, "linked reads (cumsum)": 0.9815, "range_label": "0.98-0.99", "all reads (inferred)": 0.407, "linked reads (inferred)": 0.9474, "right_edge": 0.99}, {"bin": "0.99", "interval": "0.99-1.0", "all reads": 0.2107, "linked reads": 0.01853, "all reads (cumsum)": 1.0, "linked reads (cumsum)": 1.0, "range_label": "0.99-1.0", "all reads (inferred)": 1.0, "linked reads (inferred)": 1.0, "right_edge": 1.0}]}}
